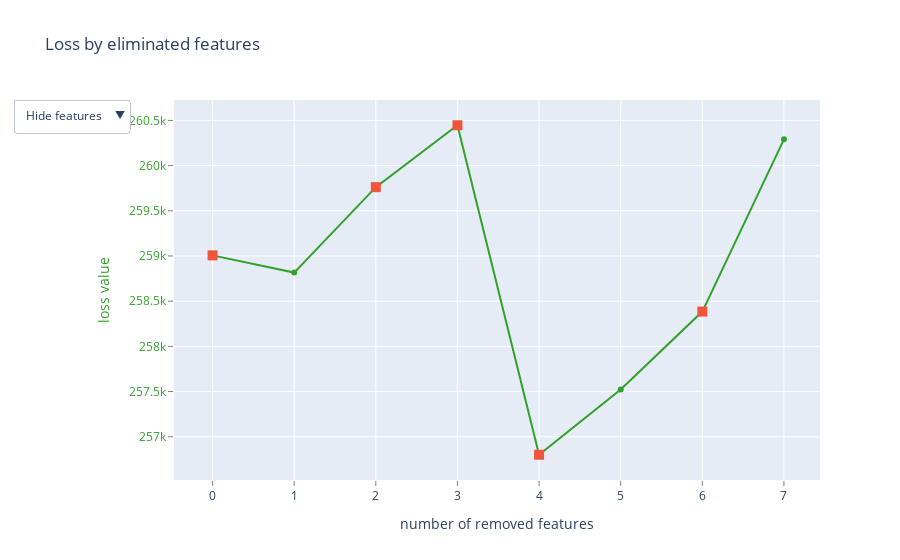

The code cell stored with this chart in its notebook:
### Markdown cell above
# Feature Selection

**Можно рекурсивно удалять признаки, которые вносят низкий вклад в предсказание модели. [Cсылка](https://catboost.ai/en/docs/concepts/python-reference_catboost_select_features) на документацию**

Параметр `algorithm` принимает следующие значения:

- `RecursiveByPredictionValuesChange` - расчитывается на основе того, насколько сильно в среднем меняются предсказанные значения при изменений значении признака. Наиболее быстрый, но менее точный, чем другие методы.<br>
<br>
- `RecursiveByLossFunctionChange` - расчитывается на идее того, что для каждого признака этот метод представляет собой разницу между значением функции потерь для модели с этим признаком и без него. Так как такой метод был бы вычислительно затратным, то в catboost используется приближение для каждой модели путем удаления признака из всех деревьев в ансамбле. Более точный, чем предыдущий метод.<br>
<br>
- `RecursiveByShapValues` - метод похож на предыдущий, поскольку также рассчитывает изменение функции потерь после удаления признака. Но разница в том, что изменение функции потерь пересчитываются после каждого удаления признака. Самый точный.<br>

### Code cell
model = CatBoostRegressor(iterations=500, random_seed=0)

summary = model.select_features(
    train_pool,                #тренировочная выборка
    eval_set=test_pool,        #выборка для выбора лучшей итерации и обнаружения переобучения
    features_for_select='0-23',#признаки (индексы или названия), которые участвуют в выборе. Пример: [0, 5, 6, '10-15', 'Rooms']
    num_features_to_select=17, #количество признаков для выбора (которые не удаляются)
    steps=5,                   #сколько раз можно обучить модель. Больше шагов - более точный выбор
    algorithm="RecursiveByShapValues",
    shap_calc_type="Exact",    #Тип вычисления значений SHAP, работает только для RecursiveByLossFunctionChange и RecursiveByShapValues
                               #Approximate, Regular, Exact - отсортирован по точности, где Exact - самый точный
    train_final_model=False,    #Если True, то после выбора признаков будет обучена модель с выбранными признаками
    logging_level='Silent',
    plot=True)

### Figure 1 — Plotly figure (JSON) as saved in the notebook; plotly's stock layout.template omitted (floating-point values rounded to 4 significant figures)
{"data": [{"line": {"color": "rgb(51,160,44)"}, "mode": "lines+markers", "name": "", "text": ["", "month", "place", "Suburb", "house_number", "Propertycount", "street_suffix", "Bedroom2"], "type": "scatter", "x": [0, 1, 2, 3, 4, 5, 6, 7], "y": [259000.0, 258800.0, 259800.0, 260400.0, 256800.0, 257500.0, 258400.0, 260300.0]}, {"marker": {"size": 10, "symbol": "square"}, "mode": "markers", "name": "", "text": ["", "place", "Suburb", "house_number", "street_suffix"], "type": "scatter", "x": [0, 2, 3, 4, 6], "y": [259000.0, 259800.0, 260400.0, 256800.0, 258400.0]}, {"mode": "text", "name": "", "text": ["", "22", "20", "0", "19", "17", "21", "7"], "textfont": {"color": "rgb(51,160,44)", "family": "sans serif", "size": 18}, "textposition": "bottom center", "type": "scatter", "visible": false, "x": [0, 1, 2, 3, 4, 5, 6, 7], "y": [259000.0, 258800.0, 259800.0, 260400.0, 256800.0, 257500.0, 258400.0, 260300.0]}, {"mode": "text", "name": "", "text": ["", "month", "place", "Suburb", "house_number", "Propertycount", "street_suffix", "Bedroom2"], "textfont": {"color": "rgb(51,160,44)", "family": "sans serif", "size": 18}, "textposition": "bottom center", "type": "scatter", "visible": false, "x": [0, 1, 2, 3, 4, 5, 6, 7], "y": [259000.0, 258800.0, 259800.0, 260400.0, 256800.0, 257500.0, 258400.0, 260300.0]}], "layout": {"showlegend": false, "title": {"text": "Loss by eliminated features"}, "updatemenus": [{"active": 0, "buttons": [{"args": [{"visible": [true, true, false, false]}], "label": "Hide features", "method": "update"}, {"args": [{"visible": [true, true, true, false]}], "label": "Show indices", "method": "update"}, {"args": [{"visible": [true, true, false, true]}], "label": "Show names", "method": "update"}], "pad": {"r": 10, "t": 10}, "showactive": true, "x": -0.25, "xanchor": "left", "y": 1.03, "yanchor": "top"}], "xaxis": {"gridcolor": "rgb(255,255,255)", "showgrid": true, "showline": false, "showticklabels": true, "tickcolor": "rgb(127,127,127)", "ticks": "outside", "title": {"text": "number of removed features"}, "zeroline": false}, "yaxis": {"gridcolor": "rgb(255,255,255)", "showgrid": true, "showline": false, "showticklabels": true, "tickcolor": "rgb(127,127,127)", "tickfont": {"color": "rgb(51,160,44)"}, "ticks": "outside", "title": {"font": {"color": "rgb(51,160,44)"}, "text": "loss value"}, "zeroline": false}}}
